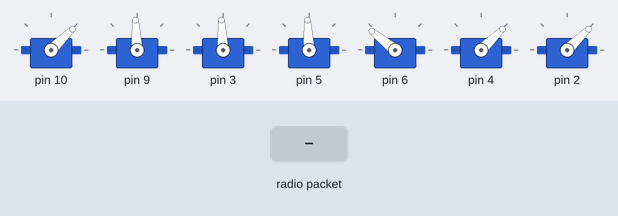
This sketch was run on a simulated Arduino Uno, built with avr-gcc and run on an emulated ATmega328P. Shown: 7 × servo. The test bench sets the inputs (shaded band). No radio packets arrive unless stated; what the sketch prints to the serial monitor is not drawn.

Above: at 1.2 s.
1.3 s: radio packet "1" arrives
At 2.5 s:
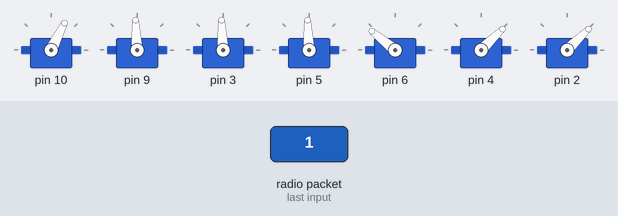
4.3 s: radio packet "0" arrives
At 4.6 s:
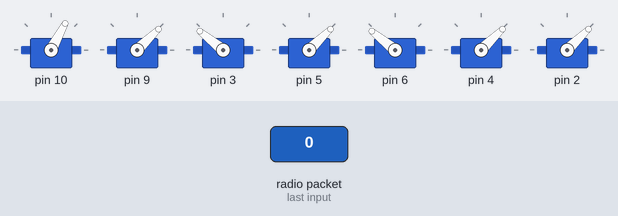
Timing chart, 0 to 22.3 s (numbered marks = the images above; inputs shaded):
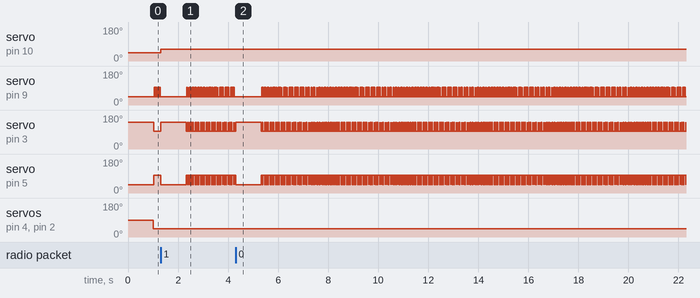

The sketch:

Receiver.ino
```cpp
#include <SPI.h>
#include <nRF24L01.h>
#include <RF24.h>
#include "AnalogManager.h"
#include "DigitalManager.h"
#include "Manager.h"
#include "Delta.h"

#define THROTTLE 10
#define AILERON_LEFT 3
#define AILERON_RIGHT 5
#define RUDDER 9
#define WHEEL 6
#define DIGITAL_LEFT 4
#define DIGITAL_RIGHT 2

#define CHANNELS 7
#define DIGITAL_CHANNELS 2
#define ANALOG_CHANNELS 5


const uint64_t pipeIn = 0xE8E8F0F0E1LL;     //Remember that this code is the same as in the transmitter
RF24 radio(7, 8);  //CSN and CE pins

// The sizeof this struct should not exceed 32 bytes

struct Data {
  byte chDat[CHANNELS];
};

Data data;

Manager* channelManagers[CHANNELS];

Delta* wingConfig;

/**************************************************/

void setup() {

  Serial.begin(9600);

  while(CHANNELS != DIGITAL_CHANNELS + ANALOG_CHANNELS){
    Serial.println("INCORRECT VALUES");
  }

  channelManagers[0] = new AnalogManager("Throttle", THROTTLE, 0);
  channelManagers[1] = new AnalogManager("Rudder", RUDDER, 127);
  channelManagers[2] = new AnalogManager("Left Aileron", AILERON_LEFT, 127);
  channelManagers[3] = new AnalogManager("Right Aileron", AILERON_RIGHT, 127);
  channelManagers[4] = new AnalogManager("Wheel", WHEEL, 127);
  channelManagers[5] = new DigitalManager("Left Digital", DIGITAL_LEFT, 0);
  channelManagers[6] = new DigitalManager("Right Digital", DIGITAL_RIGHT, 0);

  wingConfig = new Delta(channelManagers[2], channelManagers[3]);

  //Once again, begin and radio configuration
  radio.begin();
  radio.setAutoAck(false);
  radio.setDataRate(RF24_250KBPS);
  radio.openReadingPipe(1,pipeIn);

  //We start the radio comunication
  radio.startListening();

}

/**************************************************/

unsigned long lastRecvTime = 0;

//We create the function that will read the data each certain time
void receive() {
  while ( radio.available() ) {
    radio.read(&data, sizeof(Data));
    lastRecvTime = millis(); //Here we receive the data
  }
}

/**************************************************/

void loop(){
  //Receive the radio data
  receive();

  unsigned long now = millis();
  if ( now - lastRecvTime > 1000 ) {
    for(int i = 0; i < CHANNELS; i++){
      channelManagers[i]->forceReset();
    }
  }


  channelManagers[0]->updateChannelValue(data.chDat[0]);
  channelManagers[4]->updateChannelValue(255 - data.chDat[1]);
  channelManagers[1]->updateChannelValue(data.chDat[1]);
  wingConfig->updateWingConfiguration(data.chDat[3], data.chDat[2]);


  //printChannelManagers();

}//Loop end

void printChannelManagers(){
  for(int i = 0; i < CHANNELS; i++){
    channelManagers[i]->printString();
  }

  Serial.print("\n");
}
```

AnalogManager.cpp
```cpp
#include "AnalogManager.h"

AnalogManager::AnalogManager(char* designator, int managedPin, byte preferredResetValue){
  _designator = designator;
  _managedPin = managedPin;
  _resetValue = preferredResetValue;
  _writer.attach(managedPin);
}

void AnalogManager::updateChannelValue(byte value){


  _currValue = map(value, 0, 255, LOWER_WRITE, UPPER_WRITE);

  if(_currValue < LOWER_WRITE){
    _currValue = LOWER_WRITE;
  }

  if(_currValue > UPPER_WRITE){
    _currValue = UPPER_WRITE;
  }

  _writer.writeMicroseconds(_currValue);
}
```

AnalogManager.h
```cpp
#ifndef ANALOG_MANAGER_H
#define ANALOG_MANAGER_H

#include "Manager.h"

class AnalogManager : public Manager
{
  public:
    AnalogManager(char* designator, int managedPin, byte preferredResetValue);

    void updateChannelValue(byte value);
};

#endif
```

Delta.cpp
```cpp
#include "Delta.h"

Delta::Delta(Manager* left, Manager* right){
  _left = left;
  _right = right;
}

void Delta::updateWingConfiguration(byte elevator, byte roll){
  byte left = 255 - elevator, right = elevator;

  byte dev = elevator < 127 ? elevator : 255 - elevator;

  bool rollDir = roll < 127;

  double mag = rollDir ? (128 - roll)/128.0 : (128 - (255 - roll))/128.0;

  dev = (byte) (mag * dev);

  Serial.print(mag);
  Serial.print(" ");
  Serial.print(dev);


  if(!rollDir){
    left -= dev;
    right -= dev;
  } else {
    right += dev;
    left += dev;
  }


  _left->updateChannelValue(left);
  _right->updateChannelValue(right);


}
```

Delta.h
```cpp
#ifndef DELTA_H
#define DELTA_H

#include "Manager.h"

class Delta{
  public:
    Delta(Manager* left, Manager* right);

    void updateWingConfiguration(byte elevator, byte roll);

  private:
    Manager *_left, *_right;
};

#endif
```

DigitalManager.cpp
```cpp
#include "DigitalManager.h"

DigitalManager::DigitalManager(char* designator, int managedPin, byte preferredResetValue){
  _designator = designator;
  _managedPin = managedPin;
  _resetValue = preferredResetValue;
  _writer.attach(managedPin);
}

void DigitalManager::updateChannelValue(byte value){

  int nextVal = value > 127 ? 1 : 0;

  if(nextVal == 0){
    _currValue = LOWER_WRITE;
  } else if(nextVal == 1){
    _currValue = UPPER_WRITE;
  }

  _writer.writeMicroseconds(_currValue);

}
```

DigitalManager.h
```cpp
#ifndef DIGITAL_MANAGER_H
#define DIGITAL_MANAGER_H

#include "Manager.h"

class DigitalManager: public Manager{
  public:
    DigitalManager(char* designator, int managedPin, byte preferredResetValue);

    void updateChannelValue(byte value);
};

#endif
```

Manager.cpp
```cpp
#include "Manager.h"

Manager::Manager(char* designator, int managedPin, byte preferredResetValue){
  _designator = designator;
  _managedPin = managedPin;
  _resetValue = preferredResetValue;
  _writer.attach(managedPin);
}

Manager::Manager(){
  char buff[20];
  sprintf(buff, "DEFAULT");

  _designator = buff;

  _managedPin = 0;
  _resetValue = 0;
  _currValue = 0;

}

int Manager::getManagedPin(){
  return _managedPin;
}

void Manager::setManagedPin(int pin){
  _managedPin = pin;
}

byte Manager::getResetValue(){
  return _resetValue;
}

void Manager::setResetValue(byte resetValue){
  _resetValue = resetValue;
}


int Manager::getCurrentValue(){
  return _currValue;
}

char* Manager::getDesignator(){
  return _designator;
}

void Manager::printString(){
  char buff[200];

  sprintf(buff, "  %s at pin %u set to %u(%u)  ", _designator, _managedPin, _currValue, _resetValue);

  Serial.print(buff);
}

void Manager::forceReset(){
  this->updateChannelValue(_resetValue);
}
```

Manager.h
```cpp
#ifndef MANAGER_H
#define MANAGER_H

#define LOWER_WRITE 1000
#define UPPER_WRITE 2000

#include <Servo.h>
#include "Arduino.h"

class Manager{

  public:
    Manager(char* designator, int managedPin, byte preferredResetValue);
    Manager();

    int getManagedPin();
    void setManagedPin(int pin);

    byte getResetValue();
    void setResetValue(byte resetValue);


    virtual void updateChannelValue(byte value){}
    void forceReset();

    int getCurrentValue();

    char* getDesignator();
    void printString();

  protected:
    char* _designator;
    int _managedPin;
    byte _resetValue;
    int _currValue;
    Servo _writer;


};

#endif
```

Measured:
- after the input at 1.3 s, servo on pin 10: 44° → 63° at once
- after the input at 4.3 s, servo on pin 10: 63° → 62° at once
- by itself, servo on pin 9: alternates 93° for 0.02 s and 44° for 0.03 s
- by itself, servo on pin 3: repeats every 0.07 s: 93° 0.05 s, 141° 0.02 s
- by itself, servo on pin 5: repeats every 0.07 s: 93° 0.05 s, 44° 0.02 s
